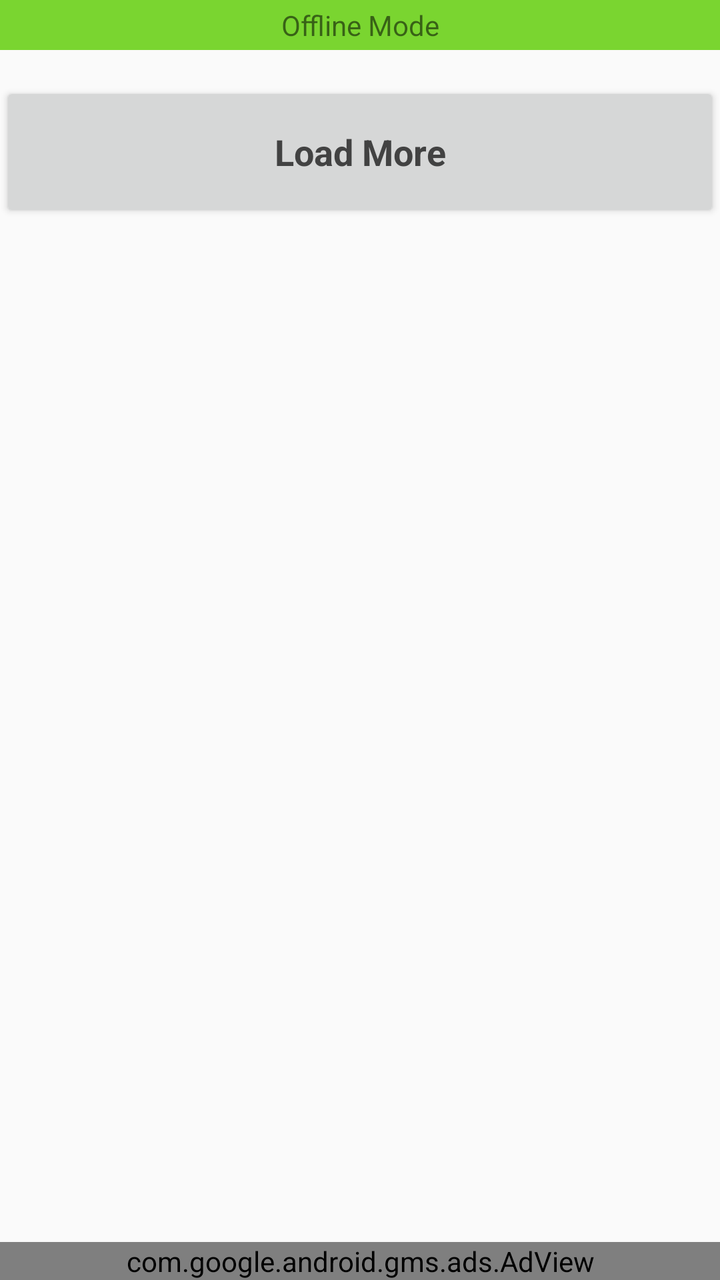
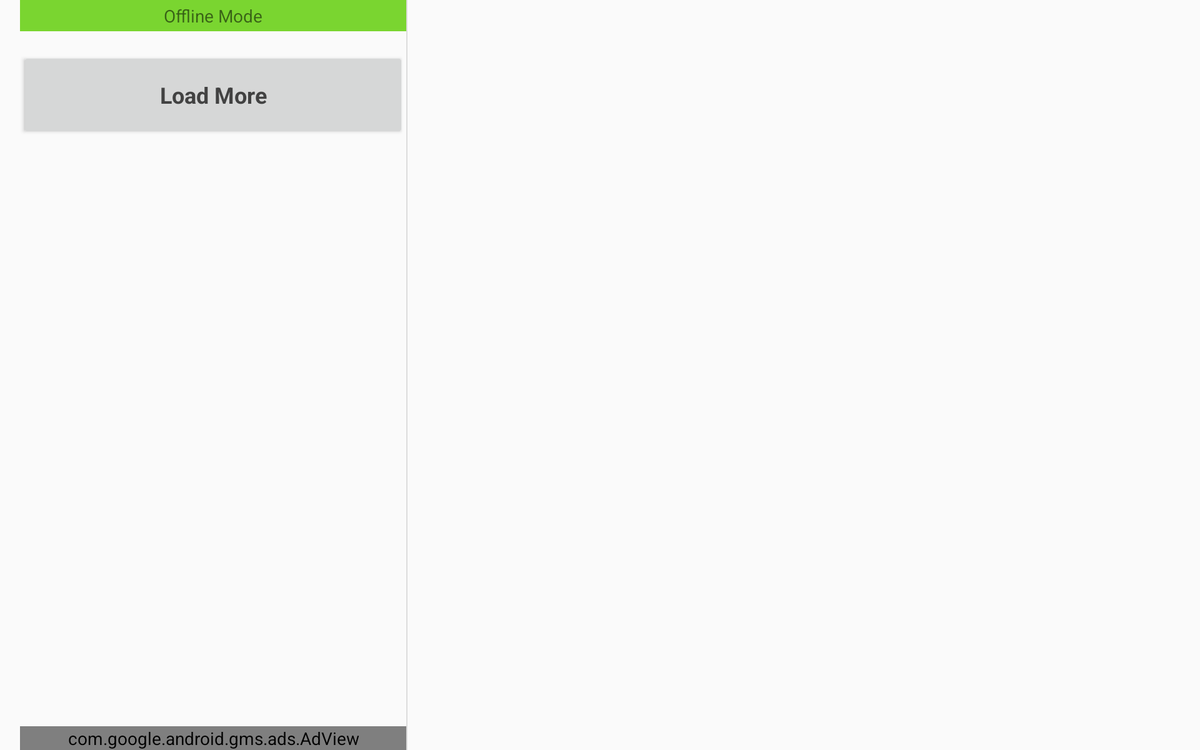

An Android layout and its configuration variant, each rendered on a device that would load it. The default file and the variant file are quoted in full after the pictures.
<!-- AndroidManifest.xml: activity theme AppTheme.NoActionBar -->
<!-- res/layout/fragment_book_list.xml -->
<?xml version="1.0" encoding="utf-8"?>
<RelativeLayout xmlns:android="http://schemas.android.com/apk/res/android"
    xmlns:ads="http://schemas.android.com/apk/res-auto"

    android:layout_width="match_parent"
    android:layout_height="match_parent">

    <ScrollView xmlns:android="http://schemas.android.com/apk/res/android"
        xmlns:ads="http://schemas.android.com/apk/res-auto"
        android:id="@+id/fragment_main"
        android:layout_width="match_parent"
        android:layout_height="match_parent">

        <include layout="@layout/fragment_book_list_master" />
    </ScrollView>

    <com.google.android.gms.ads.AdView
        android:id="@+id/adView"
        android:layout_width="match_parent"
        android:layout_height="wrap_content"
        android:layout_alignParentBottom="true"
        android:layout_centerHorizontal="true"
        ads:adSize="BANNER"
        ads:adUnitId="@string/banner_test_ad_unit_id" />

</RelativeLayout>
<!-- res/layout/fragment_book_list_master.xml (included above) -->
<?xml version="1.0" encoding="utf-8"?>
<FrameLayout xmlns:android="http://schemas.android.com/apk/res/android"
    xmlns:app="http://schemas.android.com/apk/res-auto"
    xmlns:tools="http://schemas.android.com/tools"
    android:id="@+id/master"
    android:layout_width="match_parent"
    android:layout_height="match_parent"

    >

    <LinearLayout
        android:id="@+id/content_master"

        android:layout_width="match_parent"
        android:layout_height="match_parent"
        android:layout_marginBottom="70dp"
        android:orientation="vertical">

        <TextView
            android:id="@+id/offline_sign"

            android:layout_width="match_parent"
            android:layout_height="25dp"
            android:background="#7AD530"
            android:gravity="center"
            android:text="@string/offline_mode" />

        <LinearLayout
            android:id="@+id/wraper_subjects"

            android:layout_width="match_parent"
            android:layout_height="wrap_content"
            android:orientation="vertical"
            android:padding="10dp"
            android:visibility="gone">

            <TextView
                style="@style/TextView_Medium_Link"
                android:layout_width="match_parent"
                android:layout_height="50dp"
                android:layout_marginBottom="5dp"
                android:layout_marginTop="5dp"
                android:gravity="center"
                android:text="@string/related_subjects" />

            <co.lujun.androidtagview.TagContainerLayout
                android:id="@+id/subjects_tag_view"

                android:layout_width="match_parent"
                android:layout_height="wrap_content"
                app:container_enable_drag="false"

                app:horizontal_interval="10dp"
                app:tag_clickable="true"
                app:vertical_interval="10dp" />

            <android.support.v7.widget.RecyclerView
                android:id="@+id/subjects_recycler_view"
                android:layout_width="match_parent"
                android:layout_height="wrap_content"
                android:visibility="gone" />
        </LinearLayout>


        <LinearLayout
            android:id="@+id/empty_subject_recycler"

            android:layout_width="match_parent"
            android:layout_height="match_parent"
            android:gravity="center"
            android:orientation="vertical"
            android:visibility="gone">

            <ImageView
                android:layout_width="100dp"
                android:layout_height="100dp"
                android:src="@drawable/ic_book" />

            <TextView
                style="@style/TextView_Medium"
                android:layout_width="wrap_content"
                android:layout_height="wrap_content"
                android:layout_marginTop="10dp"
                android:gravity="center"
                android:text="@string/sorry_the_selected_subject_is_empty" />
        </LinearLayout>

        <LinearLayout
            android:id="@+id/wraper_recycler"

            android:layout_width="match_parent"
            android:layout_height="match_parent"
            android:gravity="center"
            android:orientation="vertical">

            <android.support.v7.widget.RecyclerView
                android:id="@+id/main_recycler"
                android:name="com.example.mannas.capstone.BookListFragment"
                android:layout_width="match_parent"
                android:layout_height="match_parent"
                android:layout_marginLeft="16dp"
                android:layout_marginRight="16dp"
                android:layout_marginTop="16dp"
                tools:context="com.example.mannas.capstone.BookListActivity"
                tools:listitem="@layout/main_book_list_item" />

            <Button
                android:id="@+id/load_more"
                style="@style/TextView_Medium_Bold"
                android:layout_width="match_parent"
                android:layout_height="70dp"
                android:gravity="center"
                android:text="@string/load_more" />
        </LinearLayout>

    </LinearLayout>

    <LinearLayout
        android:id="@+id/loading_indicator"
        android:layout_width="match_parent"
        android:layout_height="match_parent"
        android:gravity="center"
        android:visibility="gone">

        <com.wang.avi.AVLoadingIndicatorView
            style="@style/AVLoadingIndicatorView"
            android:layout_width="60dp"
            android:layout_height="60dp"
            android:background="#ffffff"
            android:visibility="visible"
            app:indicatorColor="@color/colorAccent"
            app:indicatorName="BallClipRotateIndicator" />
    </LinearLayout>

    <LinearLayout
        android:id="@+id/nothing_to_show"
        android:layout_width="match_parent"
        android:layout_height="match_parent"
        android:gravity="center"
        android:orientation="vertical"
        android:visibility="gone">

        <ImageView
            android:layout_width="100dp"
            android:layout_height="100dp"
            android:src="@drawable/ic_book" />

        <TextView
            style="@style/TextView_Medium"
            android:layout_width="wrap_content"
            android:layout_height="wrap_content"
            android:layout_marginTop="10dp"
            android:text="@string/sorry_nothing_to_show" />
    </LinearLayout>

</FrameLayout>
<!-- res/layout/main_book_list_item.xml (included above) -->
<?xml version="1.0" encoding="utf-8"?>
<android.support.v7.widget.CardView xmlns:android="http://schemas.android.com/apk/res/android"
    android:layout_width="match_parent"
    android:layout_height="wrap_content"

    android:elevation="10dp"
    android:minHeight="70dp">

    <LinearLayout
        android:layout_width="match_parent"
        android:layout_height="wrap_content"
        android:orientation="horizontal">

        <ImageView
            android:id="@+id/poster"
            android:layout_width="0dp"
            android:layout_height="match_parent"
            android:layout_margin="5dp"
            android:layout_weight="1"
            android:adjustViewBounds="true"
            android:contentDescription="@string/book_image_description"
            android:scaleType="fitCenter" />

        <LinearLayout
            android:layout_width="0dp"
            android:layout_height="match_parent"
            android:layout_margin="5dp"
            android:layout_weight="2"
            android:minHeight="150dp"
            android:orientation="vertical">

            <TextView
                android:id="@+id/title_book_card"
                style="@style/article_title"
                android:layout_width="match_parent"
                android:layout_height="wrap_content"
                android:ellipsize="end"
                android:maxLines="1"
                android:text="@string/title_of_the_book" />

            <TextView
                android:id="@+id/author_book_card"
                style="@style/article_subtitle"
                android:layout_width="match_parent"
                android:layout_height="wrap_content"
                android:layout_marginTop="10dp"
                android:ellipsize="end"
                android:maxLines="1"
                android:text="@string/by_author_name" />

            <ImageView
                android:id="@+id/download"
                android:layout_width="50dp"
                android:layout_height="50dp"
                android:layout_gravity="bottom|right"
                android:layout_margin="5dp"
                android:contentDescription="@string/book_download"
                android:src="@drawable/ic_download" />
        </LinearLayout>
    </LinearLayout>
</android.support.v7.widget.CardView>
<!-- resources referenced by this layout -->
<resources>
  <color name="colorAccent">#FF4081</color>
  <!-- drawable ic_book: png bitmap (drawable-hdpi, 8765 bytes) -->
  <!-- drawable ic_download: png bitmap (drawable-hdpi, 476 bytes) -->
  <string name="banner_test_ad_unit_id">ca-app-pub-3940256099942544/6300978111</string>
  <string name="book_download">book download</string>
  <string name="book_image_description">book mage description</string>
  <string name="by_author_name">By AuthorName</string>
  <string name="load_more">Load More</string>
  <string name="offline_mode">Offline Mode</string>
  <string name="related_subjects">Related Subjects</string>
  <string name="sorry_nothing_to_show">sorry, nothing to show \n try another keyword</string>
  <string name="sorry_the_selected_subject_is_empty">Sorry the selected Subject is empty \n select another subject</string>
  <string name="title_of_the_book">Title of the book ..</string>
  <style name="TextView_Medium">
          <item name="android:textAppearance">?android:attr/textAppearanceMedium</item>
          <item name="android:color">@color/cardview_dark_background</item>
          <item name="android:textColor">@color/cardview_dark_background</item>
      </style>
  <style name="TextView_Medium_Bold">
          <item name="android:textStyle">bold</item>
          <item name="android:textAppearance">?android:attr/textAppearanceMedium</item>
          <item name="android:color">@color/cardview_dark_background</item>
          <item name="android:textColor">@color/cardview_dark_background</item>
      </style>
  <style name="TextView_Medium_Link">
          <item name="android:textAppearance">?android:attr/textAppearanceMedium</item>
          <item name="android:color">#0B0080</item>
          <item name="android:textColor">@color/cardview_dark_background</item>
      </style>
  <style name="article_subtitle" parent="TextAppearance.AppCompat.Body1">
          <item name="android:textColor">@color/txtSubTitle</item>
          <item name="android:textSize">15sp</item>
      </style>
  <style name="article_title" parent="TextAppearance.AppCompat.Subhead">
          <item name="android:textColor">@color/txtTitle</item>
          <item name="android:textSize">18sp</item>
      </style>
  <style name="AppTheme.NoActionBar">
          <item name="windowActionBar">false</item>
          <item name="windowNoTitle">true</item>
      </style>
  <color name="txtSubTitle">#7a7a7c</color>
  <color name="txtTitle">#4d4d4e</color>
</resources>
<!-- res/layout-w900dp/fragment_book_list.xml (the repository's variant of the layout above) -->
<!-- drawn on a 7-inch tablet turned sideways -->
<LinearLayout xmlns:android="http://schemas.android.com/apk/res/android"
    xmlns:tools="http://schemas.android.com/tools"
    android:id="@+id/fragment_main"
    android:layout_width="match_parent"
    android:layout_height="match_parent"
    android:layout_marginLeft="16dp"
    android:layout_marginRight="16dp"
    android:baselineAligned="false"
    android:divider="?android:attr/dividerHorizontal"
    android:orientation="horizontal"
    android:showDividers="middle"
    tools:context="com.example.mannas.capstone.BookListActivity">


    <RelativeLayout xmlns:android="http://schemas.android.com/apk/res/android"
        xmlns:ads="http://schemas.android.com/apk/res-auto"

        android:layout_width="0dp"
        android:layout_height="match_parent"
        android:layout_weight="1"

        >

        <ScrollView xmlns:android="http://schemas.android.com/apk/res/android"
            xmlns:ads="http://schemas.android.com/apk/res-auto"
            android:id="@+id/master"
            android:layout_width="match_parent"
            android:layout_height="match_parent">

            <include layout="@layout/fragment_book_list_master" />
        </ScrollView>

        <com.google.android.gms.ads.AdView
            android:id="@+id/adView"

            android:layout_width="match_parent"
            android:layout_height="wrap_content"
            android:layout_alignParentBottom="true"
            android:layout_centerHorizontal="true"
            ads:adSize="BANNER"
            ads:adUnitId="@string/banner_test_ad_unit_id" />

    </RelativeLayout>

    <FrameLayout
        android:id="@+id/detail"
        android:layout_width="0dp"
        android:layout_height="match_parent"
        android:layout_weight="2" />


</LinearLayout>
